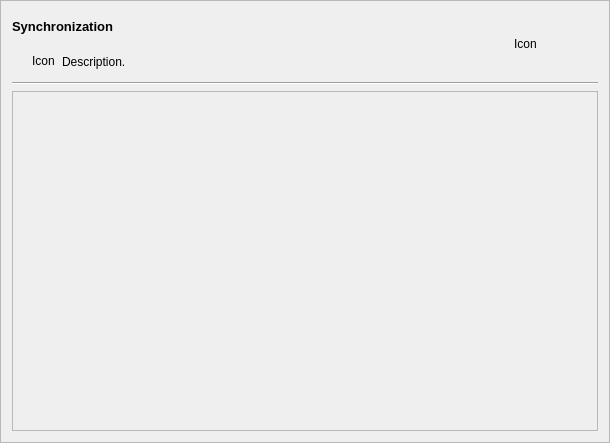
<?xml version="1.0" encoding="UTF-8"?>
<ui version="4.0">
 <class>FrameFileTransferGroup</class>
 <widget class="QFrame" name="FrameFileTransferGroup">
  <property name="geometry">
   <rect>
    <x>0</x>
    <y>0</y>
    <width>610</width>
    <height>443</height>
   </rect>
  </property>
  <property name="windowTitle">
   <string>Transfer File</string>
  </property>
  <property name="frameShape">
   <enum>QFrame::StyledPanel</enum>
  </property>
  <property name="frameShadow">
   <enum>QFrame::Raised</enum>
  </property>
  <layout class="QVBoxLayout" name="verticalLayout_3">
   <item>
    <layout class="QHBoxLayout" name="horizontalLayout_3">
     <item>
      <layout class="QVBoxLayout" name="verticalLayout_2">
       <item>
        <widget class="QLabel" name="labelTitle">
         <property name="sizePolicy">
          <sizepolicy hsizetype="Preferred" vsizetype="Preferred">
           <horstretch>0</horstretch>
           <verstretch>0</verstretch>
          </sizepolicy>
         </property>
         <property name="font">
          <font>
           <pointsize>10</pointsize>
           <weight>75</weight>
           <bold>true</bold>
          </font>
         </property>
         <property name="text">
          <string>Synchronization</string>
         </property>
        </widget>
       </item>
       <item>
        <layout class="QHBoxLayout" name="horizontalLayout">
         <item>
          <spacer name="horizontalSpacer_3">
           <property name="orientation">
            <enum>Qt::Horizontal</enum>
           </property>
           <property name="sizeType">
            <enum>QSizePolicy::Fixed</enum>
           </property>
           <property name="sizeHint" stdset="0">
            <size>
             <width>20</width>
             <height>20</height>
            </size>
           </property>
          </spacer>
         </item>
         <item>
          <widget class="QLabel" name="labelInfoIcon">
           <property name="sizePolicy">
            <sizepolicy hsizetype="Fixed" vsizetype="Preferred">
             <horstretch>0</horstretch>
             <verstretch>0</verstretch>
            </sizepolicy>
           </property>
           <property name="minimumSize">
            <size>
             <width>24</width>
             <height>24</height>
            </size>
           </property>
           <property name="maximumSize">
            <size>
             <width>24</width>
             <height>24</height>
            </size>
           </property>
           <property name="text">
            <string>Icon</string>
           </property>
          </widget>
         </item>
         <item>
          <widget class="QLabel" name="labelDesc">
           <property name="text">
            <string>Description.</string>
           </property>
          </widget>
         </item>
        </layout>
       </item>
      </layout>
     </item>
     <item>
      <widget class="QLabel" name="labelIcon">
       <property name="sizePolicy">
        <sizepolicy hsizetype="Fixed" vsizetype="Fixed">
         <horstretch>0</horstretch>
         <verstretch>0</verstretch>
        </sizepolicy>
       </property>
       <property name="minimumSize">
        <size>
         <width>64</width>
         <height>64</height>
        </size>
       </property>
       <property name="maximumSize">
        <size>
         <width>64</width>
         <height>64</height>
        </size>
       </property>
       <property name="text">
        <string>Icon</string>
       </property>
      </widget>
     </item>
     <item>
      <spacer name="horizontalSpacer_2">
       <property name="orientation">
        <enum>Qt::Horizontal</enum>
       </property>
       <property name="sizeType">
        <enum>QSizePolicy::Fixed</enum>
       </property>
       <property name="sizeHint" stdset="0">
        <size>
         <width>20</width>
         <height>20</height>
        </size>
       </property>
      </spacer>
     </item>
    </layout>
   </item>
   <item>
    <widget class="Line" name="line">
     <property name="orientation">
      <enum>Qt::Horizontal</enum>
     </property>
    </widget>
   </item>
   <item>
    <layout class="QHBoxLayout" name="horizontalLayoutSource"/>
   </item>
   <item>
    <layout class="QGridLayout" name="gridLayout">
     <item row="0" column="0">
      <layout class="QHBoxLayout" name="horizontalLayoutFileSystem">
       <property name="spacing">
        <number>6</number>
       </property>
      </layout>
     </item>
     <item row="0" column="1">
      <widget class="QFrame" name="frame">
       <property name="frameShape">
        <enum>QFrame::StyledPanel</enum>
       </property>
       <property name="frameShadow">
        <enum>QFrame::Plain</enum>
       </property>
       <layout class="QVBoxLayout" name="verticalLayout">
        <item>
         <layout class="QHBoxLayout" name="horizontalLayout_2">
          <item>
           <layout class="QHBoxLayout" name="horizontalLayoutLeftButtons"/>
          </item>
          <item>
           <spacer name="horizontalSpacer">
            <property name="orientation">
             <enum>Qt::Horizontal</enum>
            </property>
            <property name="sizeHint" stdset="0">
             <size>
              <width>40</width>
              <height>20</height>
             </size>
            </property>
           </spacer>
          </item>
          <item>
           <layout class="QHBoxLayout" name="horizontalLayoutRightButtons"/>
          </item>
         </layout>
        </item>
        <item>
         <layout class="QVBoxLayout" name="verticalLayoutReveiver"/>
        </item>
       </layout>
      </widget>
     </item>
     <item row="1" column="0">
      <layout class="QHBoxLayout" name="horizontalLayoutQueue"/>
     </item>
     <item row="1" column="1">
      <layout class="QVBoxLayout" name="verticalLayoutPrompt"/>
     </item>
    </layout>
   </item>
  </layout>
 </widget>
 <resources/>
 <connections/>
</ui>
